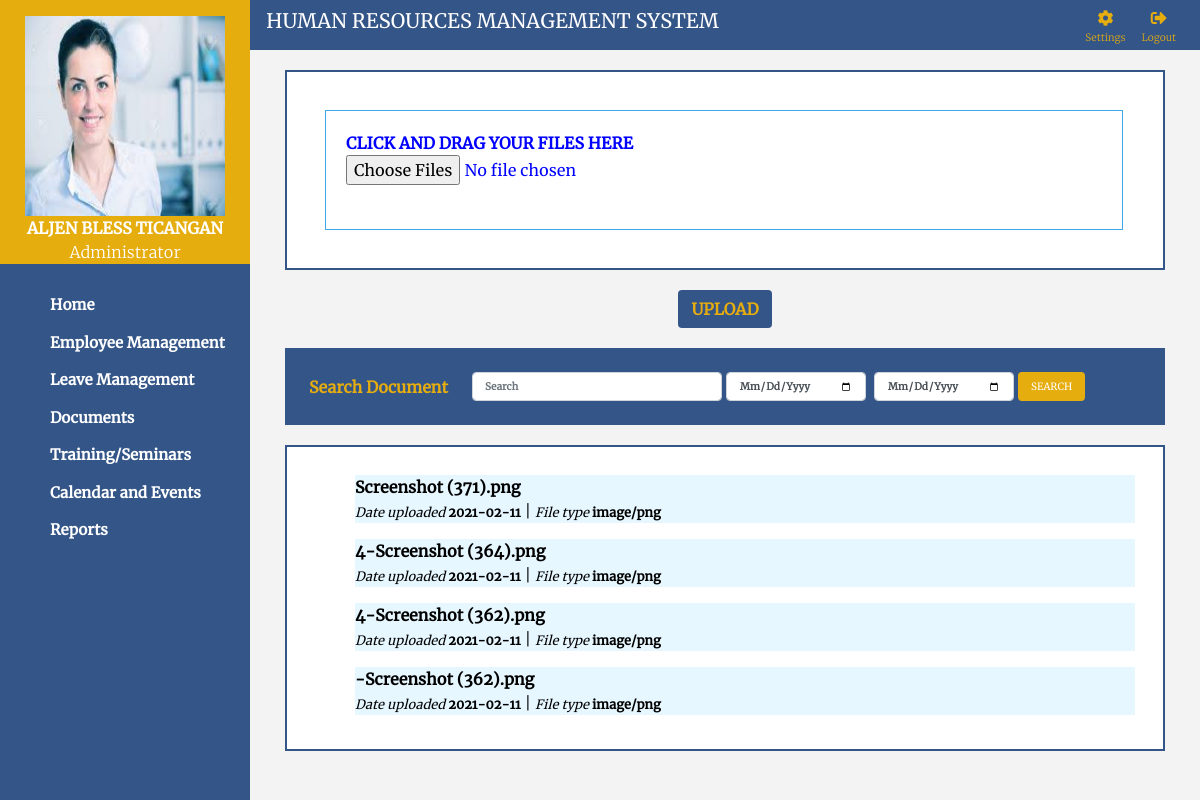
Screenshot of /doc/doc.php (signed in) with the database file from the repository.
### tables this page shows
CREATE TABLE `users` (
  `username` varchar(100) NOT NULL,
  `password` varchar(100) NOT NULL,
  `user_id` int(11) NOT NULL,
  `admin_photo` varchar(100) NOT NULL
);

CREATE TABLE `emp_file` (
  `emp_id` int(11) DEFAULT NULL,
  `file_name` varchar(100) NOT NULL,
  `file_type` varchar(100) NOT NULL,
  `file_size` int(100) NOT NULL,
  `file_folder` varchar(100) NOT NULL,
  `file_date` varchar(100) NOT NULL,
  `file_no` int(11) NOT NULL
);

### index/session.php (called while the page is built, shortened)
<?php session_start();
  require '../includes/conn.php';
   $user_check = $_SESSION['login_user'];
   $ses_sql = mysqli_query($conn,"select username,user_id from users where username = '$user_check' ");
   $row = mysqli_fetch_array($ses_sql,MYSQLI_ASSOC);
   $login_session = $row['username'];
?>

### doc/doc_filter.php (the view, shortened to what this page needs)
<?php
require '../includes/conn.php';
if(isset($_POST['search'])){
   $from_date = $_POST['from_date'];
   $to_date = $_POST['to_date'];
   $from_date = date("Y-m-d" , strtotime($from_date));
   $to_date = date("Y-m-d" , strtotime($to_date));
    $query = " SELECT  file_name ,file_date,file_type from emp_file WHERE file_date BETWEEN '$from_date' and '$to_date'  ";
    $runquery = $conn -> query($query);
    $rowcount=mysqli_num_rows($runquery);
    if($runquery == true && $rowcount != 0){
            while($data = $runquery -> fetch_assoc()){
                $file_name=  $data["file_name"];
                $file_date=  $data["file_date"];
                $file_type=  $data["file_type"];
                echo '
                <ul >
                <a href="../uploads/' .$file_name .'" target="_blank" style="text-decoration:none; color:black;">
                <li class="active"><span style="font-weight:bold;">' .$file_name. '</span><p><small style="font-style:italic;">Date uploaded </small> <small style="font-weight:bold;">' .$file_date. '</small>   |   <small style="font-style:italic;">File type </small><small style="font-weight:bold;">' .$file_type. '</small></p>
                </li>
                </a>
                </ul>
                ';
            }
}
}  else {
    $query = "SELECT file_name,file_date,file_type FROM emp_file ORDER BY file_no DESC LIMIT 10 ";
    $runquery = $conn -> query($query);
if($runquery == true ){
while($data = $runquery -> fetch_assoc()){
$file_name=  $data["file_name"];
$file_date=  $data["file_date"];
$file_type=  $data["file_type"];
echo '
<ul >
<a href="../uploads/' .$file_name .'" target="_blank" style="text-decoration:none; color:black;">
<li class="active"><span style="font-weight:bold;">' .$file_name. '</span><p><small style="font-style:italic;">Date uploaded </small> <small style="font-weight:bold;">' .$file_date. '</small>   |   <small style="font-style:italic;">File type </small><small style="font-weight:bold;">' .$file_type. '</small></p>
</li>
</a>
</ul>
';
}
}
}
?>

### includes/local-link.php (shortened to what this page needs)
<!DOCTYPE html>
<html lang="en">
<head>
    <link rel="stylesheet" href="../css/bootstrap-4-3.css">
    <link rel="stylesheet" href="../css/bootstrap-4-5.css">
    <link rel="stylesheet" href="../css/fontawesome.css">
    <link  rel="stylesheet" href="../css/style.css">
</head>
<body>
</body>
</html>

### includes/header.php (shortened to what this page needs)
<?php include('../index/session.php');
?>
<?php include 'local-link.php'; ?>
<?php
require '../includes/conn.php';
$ses_sql = mysqli_query($conn,"select admin_photo from users where username = '$login_session' ");
   $row = mysqli_fetch_array($ses_sql,MYSQLI_ASSOC);
   $admin_photo = '../uploads/image/'.$row['admin_photo'];
?>
<div class="d-flex" id="wrapper">
    <div id="sidebar-wrapper">
        <div class="sidebar-header d-flex flex-column pt-3">
          <div class="text-center">
            <img src="<?php echo $admin_photo;?>" alt="" style="width:200px; height:200px;">
            <span style="font-weight:bold;">ALJEN BLESS TICANGAN</span>
            <span>Administrator</span>
          </div>
        </div>
        <div class="sidebar-menu" >
            <div class="list-group ">
                <a href="../home/home.php" class="sidebar-link" >Home</a>
                <a href="../emp_mang/emp_mang.php" class="sidebar-link">Employee Management</a>
                <a href="../leave_mang/leave_mang.php" class="sidebar-link" >Leave Management</a>
                <a href="../doc/doc.php" class="sidebar-link" >Documents</a>
                <a href="../training/training.php" class="sidebar-link">Training/Seminars</a>
                <a href="../calendar/calendar.php"  >Calendar and Events</a>
                <a href="../reports/reports.php" >Reports</a>
              </div>
        </div>
    </div>
    <div id="page-content-wrapper">
    <nav class="navbar navbar-expand-lg main-header">
      <h4 class="navbar-brand" >HUMAN RESOURCES MANAGEMENT SYSTEM</h4>
          <ul class="navbar-nav ml-auto nav-flex-icons">
              <li class="nav-item">
                <a class="nav-link" type="button"  data-toggle="modal" data-target="#setting">
                  <i class="fas fa-cog nav-icon" style="color:#E6AD0F"></i>
                  <p>Settings</p>
                </a>
              </li>
              <li class="nav-item">
                <a href="../index/logout.php" class="nav-link">
                  <i class="fas fa-sign-out-alt nav-icon" style="color:#E6AD0F"></i>
                  <p>Logout</p>
                </a>
              </li>
    </nav>

### doc/doc.php (shortened to what this page needs)
<?php include '../includes/header.php'; ?>
<?php include '../includes/local-link.php'; ?>
<div class="container">
<form  method="post" action="doc-config.php" enctype="multipart/form-data">
    <div class="doc_section">
        <div class="file-upload-wrapper">
        <label  class="file-upload  "  >  CLICK AND DRAG YOUR FILES HERE
            <input  type="file" multiple  name="upload_file[]"  class="file"  />
        </label>
        </div>
    </div>
    <div class="text-center">
        <button class="btn doc_section_btn" name="upload" type="submit">UPLOAD</button>
    </div>
</form>
    <div class="doc_section_header form-inline p-4">
            <span class="mr-4">Search Document</span>
            <input class="form-control " type="text" placeholder="Search"  style="width:250px;" id="search" name="search" >
            <form action="" method="post" class="form-inline">
                <div class="form-group mx-sm-1">
                <input type="date" class="form-control" id="from_date"  style="width:140px" name="from_date">
                </div>
                <div class="form-group mx-sm-1">
                <input type="date" class="form-control" id="to_date"  style="width:140px" name="to_date">
                </div>
                <button class="btn" name="search" style="font-size:10px;" >SEARCH</button>
            </form>
    </div>
    <div class="doc_section" id="search_section">
    <?php include "doc_filter.php"?>
    </div>
</div>

### css/style.css (style rules this page uses)
body { height: 100%; background-color: #F3F3F3; font-family: 'Merriweather'; font-weight: 300; }
#wrapper { overflow-x: hidden; }
#sidebar-wrapper { height: 100%; width: 250px; position: fixed; z-index: 1; top: 0; left: 0; }
.sidebar-header { background-color: #E6AD0F; }
.sidebar-header span { color: #fff; }
.sidebar-menu { background-color:#345587 ; padding: 30px 5px; height: 100vh; }
.sidebar-menu .list-group { width: 15rem; }
.sidebar-menu a { color: white; margin: 0 0 15px 25px; padding-left: 20px; font-weight: bold; font-size: 15px; }
#page-content-wrapper { width: calc(100% - 250px); background: #f3f3f3; margin-left: 250px; }
.main-header { background-color: #345587; height: 50px; }
.main-header h4 { color: #fff; }
.nav-item .nav-link { text-align: center; color: #E6AD0F; }
.nav-item .nav-link p { font-size: 10px; color: #E6AD0F; padding: 0; margin: 0; }
.form-inline .btn { background-color: #E6AD0F; color: #fff; }
.emp_profile_section1 h6,h4 { color:#345587 ; }
.doc_section { margin: 20px; padding: 18px; border: #345587 solid 2px; background-color: #fff; }
.doc_section_btn { background-color: #345587 ; color: #E6AD0F; font-weight: bold; }
.doc_section_header { margin: 20px; padding: 5px; background-color: #345587 ; }
.doc_section_header span { color: #E6AD0F; font-weight: bold; }
.doc_section_header input { font-size: 10px; font-weight: bold; text-transform: capitalize; }
.doc_section ul li { list-style: none; margin: 10px; }
.doc_section .active { background-color: #E6F7FF; }

### doc/doc.php (style rules this page uses)
.file-upload { width:95%; border:solid 1px #40A6EB; height:120px; padding:20px; margin:20px; color: blue; text-transform:italic; font-weight:bold; }
.file { width:900px; height:120px; }
input[type="file"] { outline: none; }

### rows the page displays
users: admin_photo (picture)
emp_file: file_name "Screenshot (371).png", file_date "2021-02-11", file_type "image/png"
emp_file: file_name "4-Screenshot (364).png", file_date "2021-02-11", file_type "image/png"
emp_file: file_name "4-Screenshot (362).png", file_date "2021-02-11", file_type "image/png"
emp_file: file_name "-Screenshot (362).png", file_date "2021-02-11", file_type "image/png"
